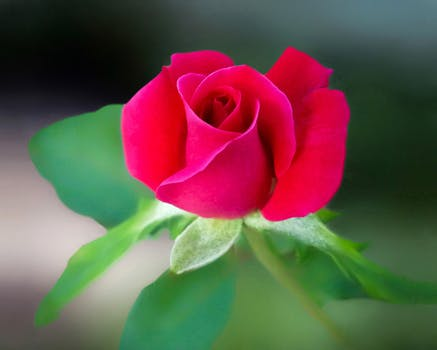
//> input picture sobel filter/sample.jpeg, 437 x 350 px
$ ./sobel   (built with g++ and OpenCV 4)
//> lines starting //> are read from the running program, lines starting //| are printed output that depends on the picture
#include "opencv2/imgproc/imgproc.hpp"
#include "opencv2/highgui/highgui.hpp"
#include <stdlib.h>
#include <stdio.h>

using namespace cv;

/** @function main */
int main( int argc, char** argv )
{

  Mat src, src_gray;
  Mat grad;
  char* window_name = "Sobel Demo - Simple Edge Detector";
  int scale = 1;
  int delta = 0;
  int ddepth = CV_16S;


  /// Load an image
  src = imread("sample.jpeg" , CV_LOAD_IMAGE_COLOR);
//> src is the input picture: 350 rows x 437 cols, CV_8UC3; mean B, G, R 73.6, 84.3, 103.2

  if( !src.data )
  { return -1; }


  /// Convert it to gray
  cvtColor( src, src_gray, CV_BGR2GRAY );
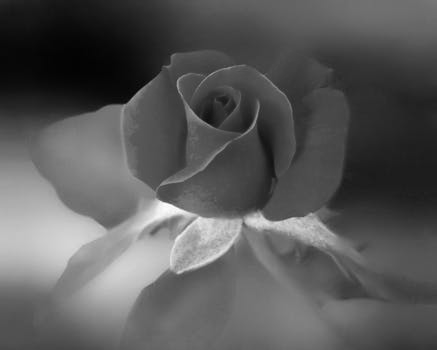
//> src_gray: 350 rows x 437 cols, CV_8UC1; min 3, max 255, mean 88.7

  /// Create window
  namedWindow( window_name, CV_WINDOW_AUTOSIZE );

  /// Generate grad_x and grad_y
  Mat grad_x, grad_y;
  Mat abs_grad_x, abs_grad_y;

  /// Gradient X

  Sobel( src_gray, grad_x, ddepth, 1, 0, 3, scale, delta, BORDER_DEFAULT );
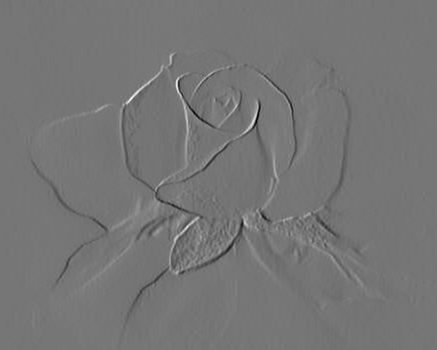
//> grad_x: 350 rows x 437 cols, CV_16SC1; min -349, max 404, mean -0.6; drawn with min black and max white
  convertScaleAbs( grad_x, abs_grad_x );
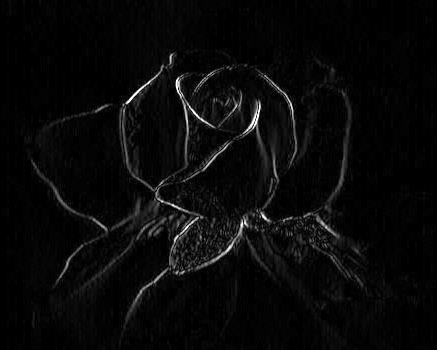
//> abs_grad_x: 350 rows x 437 cols, CV_8UC1; min 0, max 255, mean 8.9

  /// Gradient Y

  Sobel( src_gray, grad_y, ddepth, 0, 1, 3, scale, delta, BORDER_DEFAULT );
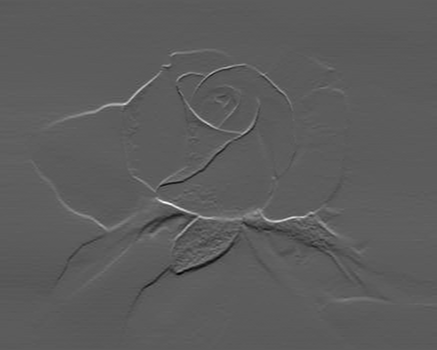
//> grad_y: 350 rows x 437 cols, CV_16SC1; min -352, max 618, mean 0.2; drawn with min black and max white
  convertScaleAbs( grad_y, abs_grad_y );
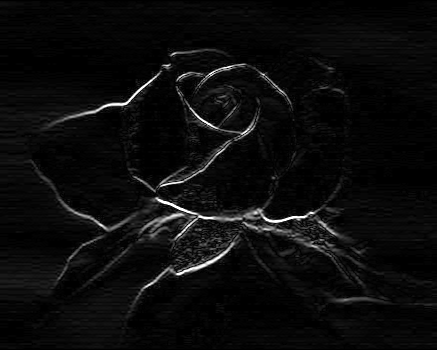
//> abs_grad_y: 350 rows x 437 cols, CV_8UC1; min 0, max 255, mean 11.7

  /// Total Gradient (approximate)
  addWeighted( abs_grad_x, 0.5, abs_grad_y, 0.5, 0, grad );
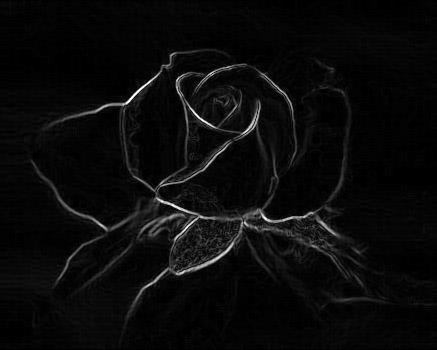
//> grad: 350 rows x 437 cols, CV_8UC1; min 0, max 255, mean 10.3

 ///Show image
  imshow( window_name, abs_grad_y);

  waitKey(0);

  return 0;
  }
